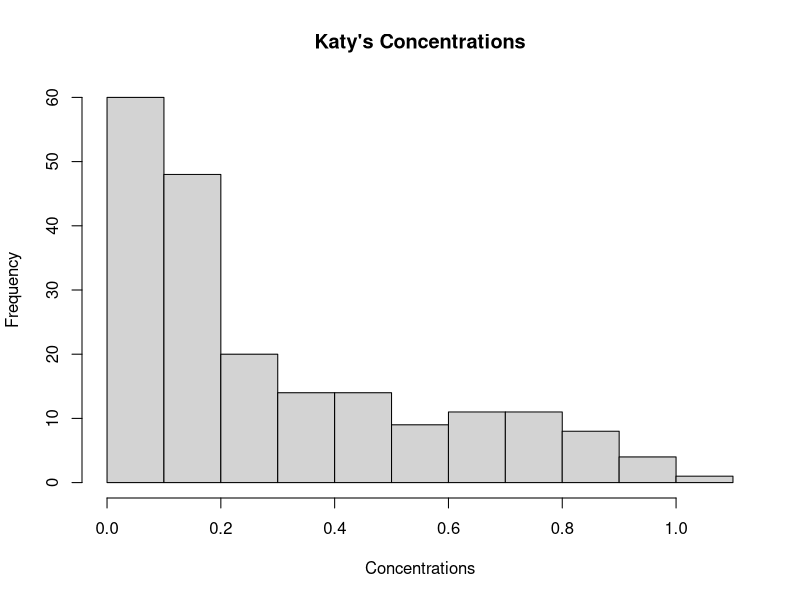
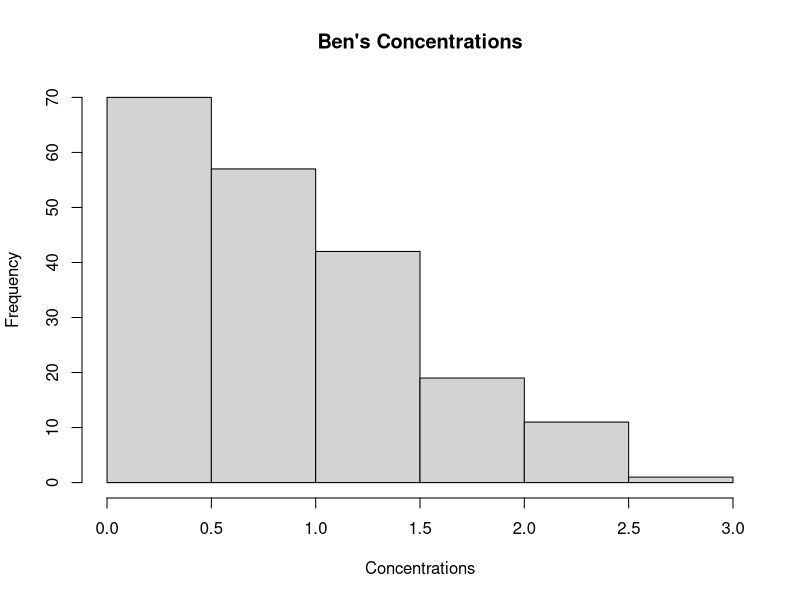
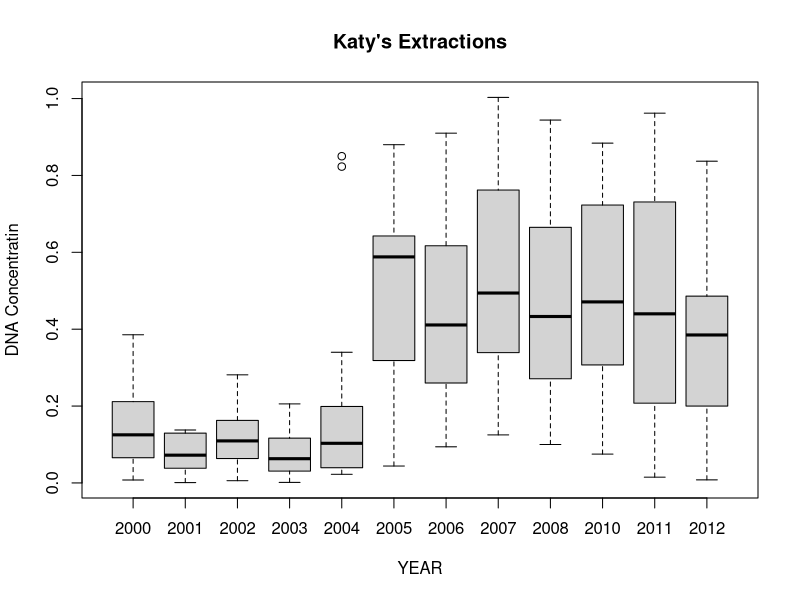
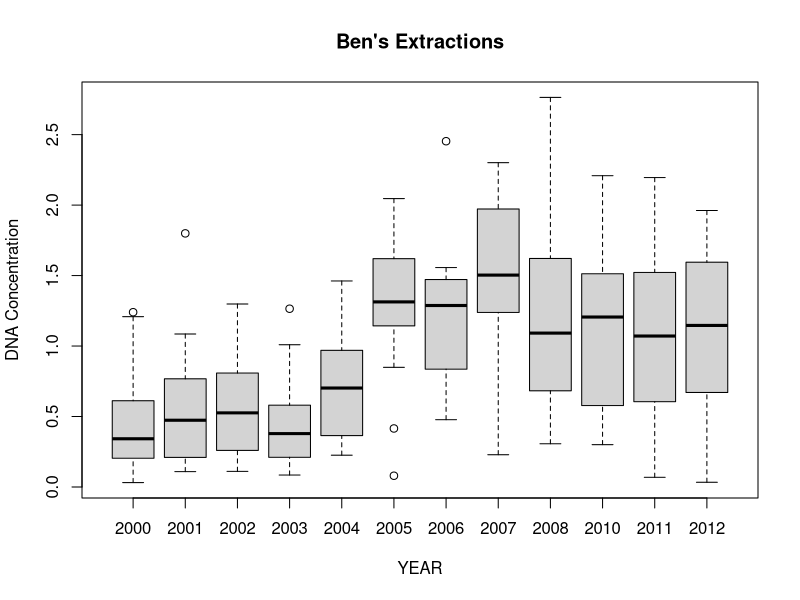
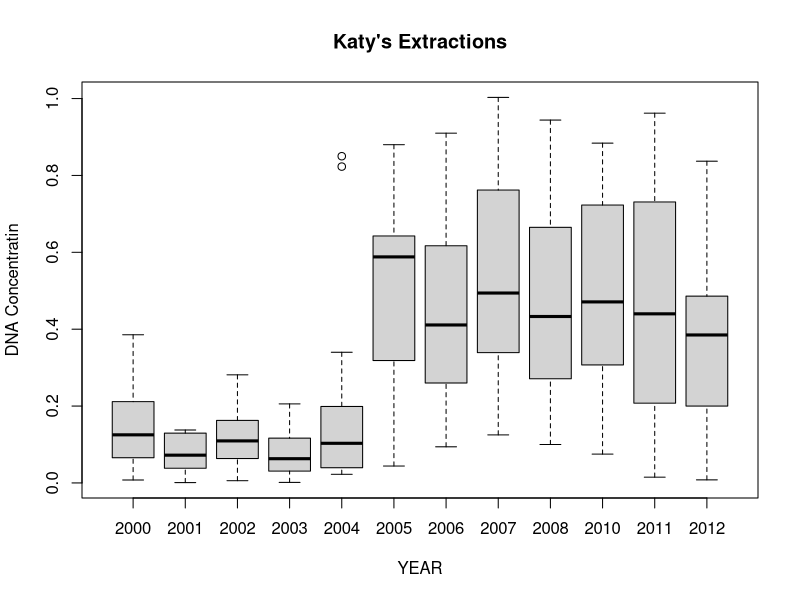
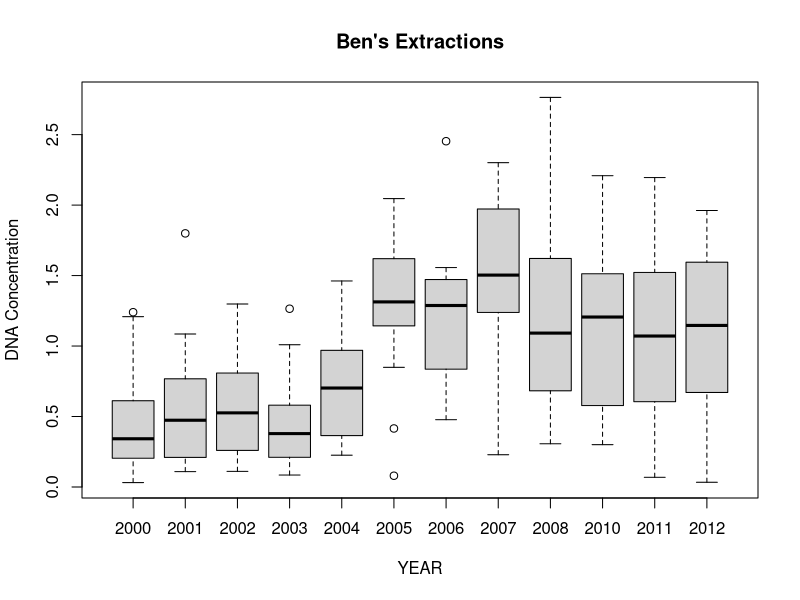

Reproduce these figures in R, in order. (Note: this script raises an error after producing the figures.)
library(ggplot2)
library(readr)
library(tidyverse)



dat = read.csv("./DNA_Conc_by_Extraction_Date.csv")
head(dat)

K <- dat[,-5]
B <- dat[,-4]
head(K)
head(B)

#1
hist(dat$DNA_Concentration_Katy, xlab = "Concentrations",  ylab = "Frequency", main = "Katy's Concentrations")
hist(dat$DNA_Concentration_Ben, xlab = "Concentrations", ylab = "Frequency", main = "Ben's Concentrations")

#2
Katy <- plot(x=as.factor(dat$Year_Collected), y=dat$DNA_Concentration_Katy, xlab = "YEAR", ylab = "DNA Concentratin", main= "Katy's Extractions")
Ben <- plot(x=as.factor(dat$Year_Collected), y=dat$DNA_Concentration_Ben, xlab = "YEAR", ylab = "DNA Concentration", main= "Ben's Extractions")

#3
jpeg(file= "Plot1tidz.jpeg") 
plot(x=as.factor(dat$Year_Collected), y=dat$DNA_Concentration_Katy, xlab = "YEAR", ylab = "DNA Concentratin", main= "Katy's Extractions")
dev.off()

jpeg(file= "Plot2tidz.jpeg")
plot(x=as.factor(dat$Year_Collected), y=dat$DNA_Concentration_Ben, xlab = "YEAR", ylab = "DNA Concentration", main= "Ben's Extractions")
dev.off()

#4
summary(K$DNA_Concentration_Katy)
summary(B$DNA_Concentration_Ben)

ggplot(dna_tidy, aes(Lab_Tech, DNA_Concentration))+
  geom_boxplot() +
  labs(title = "DNA Extraction Comparison",
       x = "Lab Tech",
       y= "DNA Concentration")

#Ben & Katy's Extractions by Year

df <- data.frame(Year_Collected=character(),DNA_Concentration_diff = numeric(), stringsAsFactors = F)
for(i in 1:12){
  df[i,2] <- mean(dna[dna$Year_Collected == levels(dna$Year_Collected)[i], "Ben"]) - mean(dna[dna$Year_Collected == levels(dna$Year_Collected)[i], "Katy"])
  df[i,1] <- levels(dna$Year_Collected)[i]
}

df$Year_Collected[df$DNA_Concentration_diff == min(df$DNA_Concentration_diff)]


#5

downstairs <- dat[dat$Lab == "Downstairs",]
jpeg("Ben_DNA_over_time.jpg")

ggplot(downstairs, aes(x=as.POSIXct(Date_Collected), y=DNA_Concentration_Ben))+
  geom_point() +
  labs(title= "Ben's DNA Extractions by Year", y= "DNA_Concentration_Ben", x= "Date_Collected")
dev.off()


#6

